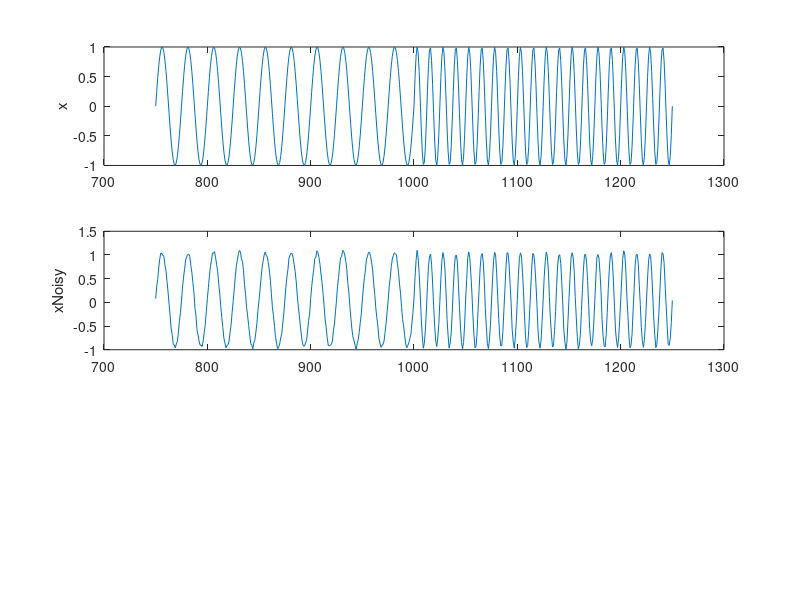

This figure's MATLAB source: (Note: this script raises an error after producing the figure.)
M = 10;
lambda = (M-1)/M;
h = (1-lambda)*lambda.^(0:99);
% Gaussian Noise
sigma2 = 0.1;
noise = sigma2 * rand(1, 2000);
% signals
x1 = sin(2*pi*40*(1:1000)/1000);
x2 = sin(2*pi*80*(1:1000)/1000);
x = [x1 x2];
xNoisy = noise + x;
% plot x, xNoisy
subn = 750:1250;
subplot(3, 1, 1);
plot(subn, x(subn)); ylabel('x');
subplot(3, 1, 2);
plot(subn, xNoisy(subn)); ylabel('xNoisy');
% apply the leaky integrator to the noisy signal
y = conv(xNoisy, h, 'vaild');
subplot(3, 1, 3);
plot(subn, y(subn)); ylabel('y');